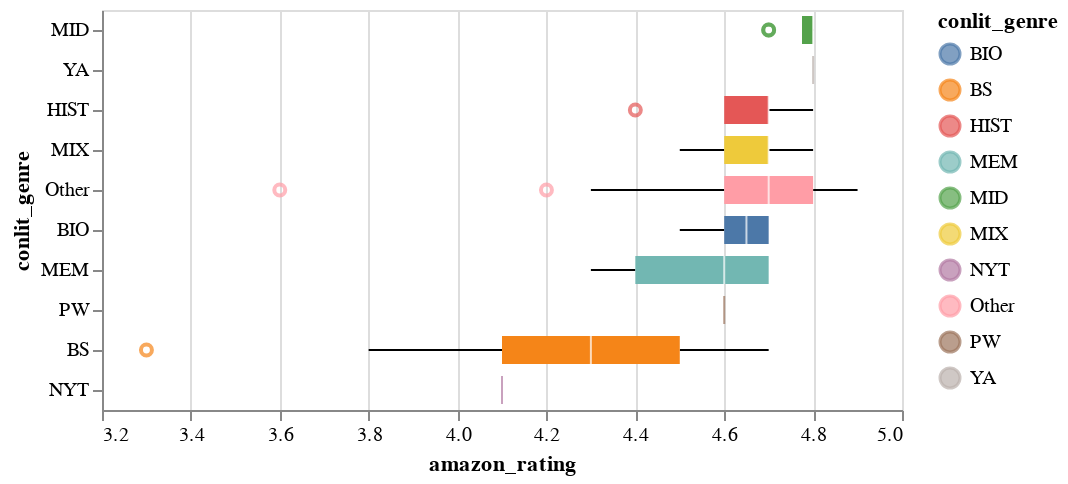

Notebook source saved alongside this figure:
### Markdown cell above
### Task 3: Which genre of book has the highest rating? （Search)

Attributes: goodreads_genres, amazon_rating

### Code cell
order = amazon_book.groupby('conlit_genre')['amazon_rating'].median().sort_values(ascending = False).index.to_list()

alt.Chart(amazon_book).mark_boxplot().encode(
  alt.Y('conlit_genre:O', sort = order),
  alt.X('amazon_rating:Q', scale=alt.Scale(zero=False)),
  alt.Color('conlit_genre')
).transform_filter('isValid(datum.conlit_genre)').properties(height = 200)

### Figure 1 — Vega-Lite specification as saved in the notebook (floating-point values rounded to 4 significant figures; data arrays with more than 128 entries replaced by an {"elided": "..."} marker saying what was removed)
{"config": {"view": {"continuousWidth": 400, "continuousHeight": 300}}, "data": {"name": "data-0ab3906bfc934403e00e3b27bd6437ac"}, "mark": "boxplot", "encoding": {"color": {"field": "conlit_genre", "type": "nominal"}, "x": {"field": "amazon_rating", "scale": {"zero": false}, "type": "quantitative"}, "y": {"field": "conlit_genre", "sort": ["MID", "YA", "HIST", "MIX", "Other", "BIO", "MEM", "PW", "BS", "NYT"], "type": "ordinal"}}, "height": 200, "transform": [{"filter": "isValid(datum.conlit_genre)"}], "$schema": "https://vega.github.io/schema/vega-lite/v4.17.0.json", "datasets": {"data-0ab3906bfc934403e00e3b27bd6437ac": {"elided": "169 records"}}}
